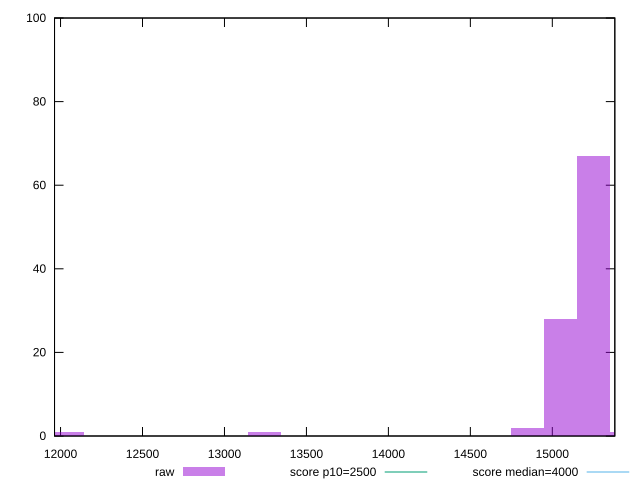

Write the gnuplot code that produced this figure.
reset

$raw <<EOF
12040.659035956067 1
15251.501445544352 67
15050.823794945085 28
14850.146144345817 2
13244.724939551674 1
15452.17909614362 1
EOF

set key outside below
set boxwidth 200.6776505992678
set xrange [11963.312000000002:15381.359]
set yrange [0:100]
set trange [0:100]
set style fill transparent solid 0.5 noborder

set parametric
set terminal svg size 640, 490 enhanced background rgb 'white'
set output "reports/report_00033_2021-03-01T14-23-16.841Z/largest-contentful-paint/samples/astro-cached/raw/histogram.svg"

plot $raw title "raw" with boxes, \
     2500,t title "score p10=2500", \
     4000,t title "score median=4000"

reset
